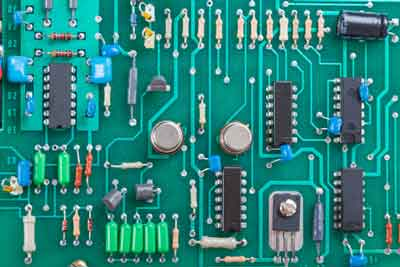
#> input picture Electronics Simulation/v1/sample pcb 1.jpg, 400 x 267 px, found by its file name
$ python circuitImage_Extraction.py
#> lines starting #> are read from the running program, lines starting #| are printed output that depends on the picture

from os import getcwd
from PIL import Image

pcbImagePath = getcwd() + "\\Electronics Simulation\\v1\\"
pcbImageName = "sample pcb 1.jpg"
pcbImage = Image.open(pcbImagePath + pcbImageName, 'r')
#> pcbImage is the input picture: PIL image 400x267 RGB; mean R, G, B 40, 132.3, 125.2

pcbImageW, pcbImageH = pcbImage.size
#> pcbImageW = 400; pcbImageH = 267
pcbGreyImage = Image.new("RGB", (pcbImageW, pcbImageH))
#> pcbGreyImage: PIL image 400x267 RGB; every value is 0
pcbGreyPixels = pcbGreyImage.load()

rawPixelData = list(pcbImage.getdata())
#> rawPixelData = 106800 items

brightnessThreshold = 110

for y in range(pcbImageH):
    for x in range(pcbImageW):
        i = x + (y * pcbImageW)
        r, g, b = rawPixelData[i]
        brightness = int((r+g+b)/3)

        if brightness <= brightnessThreshold:
            pcbGreyPixels[x,y] = (0,0,0) # (brightness, brightness, brightness)
        else:
            pcbGreyPixels[x,y] = (r,g,b)

pcbGreyImage.show()
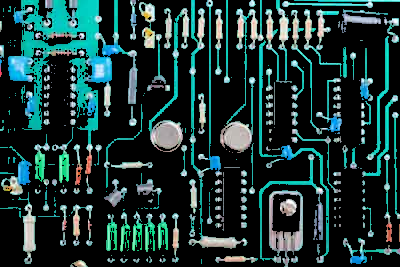
#> shown: PIL image 400x267 RGB; mean R, G, B 28.8, 55, 53.8
